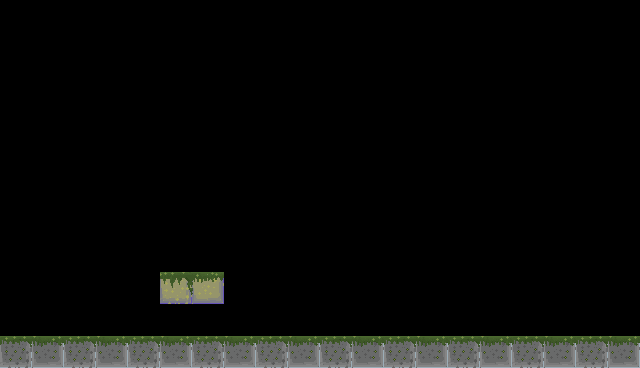

The image is a tile-based game level rendered from a .tmx file. Its description and complete source (layers, tilesets, objects, tile grids) follow:
An orthogonal 40x23 tile map with 16x16 px tiles, 2 tile layers (ground, grass) and 2 objects.

<map version="1.5" tiledversion="1.7.2" orientation="orthogonal" renderorder="right-down" width="40" height="23" tilewidth="16" tileheight="16" infinite="0" nextlayerid="4" nextobjectid="6">
 <editorsettings>
  <export target="1.lua" format="lua" />
 </editorsettings>
 <tileset firstgid="1" name="TilesSet" tilewidth="16" tileheight="16" tilecount="96" columns="24">
  <image source="../assets/TilesSet.png" width="384" height="64" />
 </tileset>
 <layer id="1" name="ground" width="40" height="23">
  <data encoding="csv">
0,0,0,0,0,0,0,0,0,0,0,0,0,0,0,0,0,0,0,0,0,0,0,0,0,0,0,0,0,0,0,0,0,0,0,0,0,0,0,0,
0,0,0,0,0,0,0,0,0,0,0,0,0,0,0,0,0,0,0,0,0,0,0,0,0,0,0,0,0,0,0,0,0,0,0,0,0,0,0,0,
0,0,0,0,0,0,0,0,0,0,0,0,0,0,0,0,0,0,0,0,0,0,0,0,0,0,0,0,0,0,0,0,0,0,0,0,0,0,0,0,
0,0,0,0,0,0,0,0,0,0,0,0,0,0,0,0,0,0,0,0,0,0,0,0,0,0,0,0,0,0,0,0,0,0,0,0,0,0,0,0,
0,0,0,0,0,0,0,0,0,0,0,0,0,0,0,0,0,0,0,0,0,0,0,0,0,0,0,0,0,0,0,0,0,0,0,0,0,0,0,0,
0,0,0,0,0,0,0,0,0,0,0,0,0,0,0,0,0,0,0,0,0,0,0,0,0,0,0,0,0,0,0,0,0,0,0,0,0,0,0,0,
0,0,0,0,0,0,0,0,0,0,0,0,0,0,0,0,0,0,0,0,0,0,0,0,0,0,0,0,0,0,0,0,0,0,0,0,0,0,0,0,
0,0,0,0,0,0,0,0,0,0,0,0,0,0,0,0,0,0,0,0,0,0,0,0,0,0,0,0,0,0,0,0,0,0,0,0,0,0,0,0,
0,0,0,0,0,0,0,0,0,0,0,0,0,0,0,0,0,0,0,0,0,0,0,0,0,0,0,0,0,0,0,0,0,0,0,0,0,0,0,0,
0,0,0,0,0,0,0,0,0,0,0,0,0,0,0,0,0,0,0,0,0,0,0,0,0,0,0,0,0,0,0,0,0,0,0,0,0,0,0,0,
0,0,0,0,0,0,0,0,0,0,0,0,0,0,0,0,0,0,0,0,0,0,0,0,0,0,0,0,0,0,0,0,0,0,0,0,0,0,0,0,
0,0,0,0,0,0,0,0,0,0,0,0,0,0,0,0,0,0,0,0,0,0,0,0,0,0,0,0,0,0,0,0,0,0,0,0,0,0,0,0,
0,0,0,0,0,0,0,0,0,0,0,0,0,0,0,0,0,0,0,0,0,0,0,0,0,0,0,0,0,0,0,0,0,0,0,0,0,0,0,0,
0,0,0,0,0,0,0,0,0,0,0,0,0,0,0,0,0,0,0,0,0,0,0,0,0,0,0,0,0,0,0,0,0,0,0,0,0,0,0,0,
0,0,0,0,0,0,0,0,0,0,0,0,0,0,0,0,0,0,0,0,0,0,0,0,0,0,0,0,0,0,0,0,0,0,0,0,0,0,0,0,
0,0,0,0,0,0,0,0,0,0,0,0,0,0,0,0,0,0,0,0,0,0,0,0,0,0,0,0,0,0,0,0,0,0,0,0,0,0,0,0,
0,0,0,0,0,0,0,0,0,0,0,0,0,0,0,0,0,0,0,0,0,0,0,0,0,0,0,0,0,0,0,0,0,0,0,0,0,0,0,0,
0,0,0,0,0,0,0,0,0,0,57,58,59,60,0,0,0,0,0,0,0,0,0,0,0,0,0,0,0,0,0,0,0,0,0,0,0,0,0,0,
0,0,0,0,0,0,0,0,0,0,81,82,83,84,0,0,0,0,0,0,0,0,0,0,0,0,0,0,0,0,0,0,0,0,0,0,0,0,0,0,
0,0,0,0,0,0,0,0,0,0,0,0,0,0,0,0,0,0,0,0,0,0,0,0,0,0,0,0,0,0,0,0,0,0,0,0,0,0,0,0,
0,0,0,0,0,0,0,0,0,0,0,0,0,0,0,0,0,0,0,0,0,0,0,0,0,0,0,0,0,0,0,0,0,0,0,0,0,0,0,0,
61,62,63,64,65,66,67,68,61,62,63,64,65,66,67,68,61,62,63,64,65,66,67,68,61,62,63,64,65,66,67,68,61,62,63,64,65,66,67,68,
85,86,87,88,89,90,91,92,85,86,87,88,89,90,91,92,85,86,87,88,89,90,91,92,85,86,87,88,89,90,91,92,85,86,87,88,89,90,91,92
</data>
 </layer>
 <layer id="2" name="grass" width="40" height="23">
  <data encoding="csv">
0,0,0,0,0,0,0,0,0,0,0,0,0,0,0,0,0,0,0,0,0,0,0,0,0,0,0,0,0,0,0,0,0,0,0,0,0,0,0,0,
0,0,0,0,0,0,0,0,0,0,0,0,0,0,0,0,0,0,0,0,0,0,0,0,0,0,0,0,0,0,0,0,0,0,0,0,0,0,0,0,
0,0,0,0,0,0,0,0,0,0,0,0,0,0,0,0,0,0,0,0,0,0,0,0,0,0,0,0,0,0,0,0,0,0,0,0,0,0,0,0,
0,0,0,0,0,0,0,0,0,0,0,0,0,0,0,0,0,0,0,0,0,0,0,0,0,0,0,0,0,0,0,0,0,0,0,0,0,0,0,0,
0,0,0,0,0,0,0,0,0,0,0,0,0,0,0,0,0,0,0,0,0,0,0,0,0,0,0,0,0,0,0,0,0,0,0,0,0,0,0,0,
0,0,0,0,0,0,0,0,0,0,0,0,0,0,0,0,0,0,0,0,0,0,0,0,0,0,0,0,0,0,0,0,0,0,0,0,0,0,0,0,
0,0,0,0,0,0,0,0,0,0,0,0,0,0,0,0,0,0,0,0,0,0,0,0,0,0,0,0,0,0,0,0,0,0,0,0,0,0,0,0,
0,0,0,0,0,0,0,0,0,0,0,0,0,0,0,0,0,0,0,0,0,0,0,0,0,0,0,0,0,0,0,0,0,0,0,0,0,0,0,0,
0,0,0,0,0,0,0,0,0,0,0,0,0,0,0,0,0,0,0,0,0,0,0,0,0,0,0,0,0,0,0,0,0,0,0,0,0,0,0,0,
0,0,0,0,0,0,0,0,0,0,0,0,0,0,0,0,0,0,0,0,0,0,0,0,0,0,0,0,0,0,0,0,0,0,0,0,0,0,0,0,
0,0,0,0,0,0,0,0,0,0,0,0,0,0,0,0,0,0,0,0,0,0,0,0,0,0,0,0,0,0,0,0,0,0,0,0,0,0,0,0,
0,0,0,0,0,0,0,0,0,0,0,0,0,0,0,0,0,0,0,0,0,0,0,0,0,0,0,0,0,0,0,0,0,0,0,0,0,0,0,0,
0,0,0,0,0,0,0,0,0,0,0,0,0,0,0,0,0,0,0,0,0,0,0,0,0,0,0,0,0,0,0,0,0,0,0,0,0,0,0,0,
0,0,0,0,0,0,0,0,0,0,0,0,0,0,0,0,0,0,0,0,0,0,0,0,0,0,0,0,0,0,0,0,0,0,0,0,0,0,0,0,
0,0,0,0,0,0,0,0,0,0,0,0,0,0,0,0,0,0,0,0,0,0,0,0,0,0,0,0,0,0,0,0,0,0,0,0,0,0,0,0,
0,0,0,0,0,0,0,0,0,0,0,0,0,0,0,0,0,0,0,0,0,0,0,0,0,0,0,0,0,0,0,0,0,0,0,0,0,0,0,0,
0,0,0,0,0,0,0,0,0,0,0,0,0,0,0,0,0,0,0,0,0,0,0,0,0,0,0,0,0,0,0,0,0,0,0,0,0,0,0,0,
0,0,0,0,0,0,0,0,0,0,24,22,23,21,0,0,0,0,0,0,0,0,0,0,0,0,0,0,0,0,0,0,0,0,0,0,0,0,0,0,
0,0,0,0,0,0,0,0,0,0,48,46,47,45,0,0,0,0,0,0,0,0,0,0,0,0,0,0,0,0,0,0,0,0,0,0,0,0,0,0,
0,0,0,0,0,0,0,0,0,0,0,0,0,0,0,0,0,0,0,0,0,0,0,0,0,0,0,0,0,0,0,0,0,0,0,0,0,0,0,0,
0,0,0,0,0,0,0,0,0,0,0,0,0,0,0,0,0,0,0,0,0,0,0,0,0,0,0,0,0,0,0,0,0,0,0,0,0,0,0,0,
69,70,71,72,69,70,71,72,69,70,71,72,69,70,71,72,69,70,71,72,69,70,71,72,69,70,71,72,69,70,71,72,69,70,71,72,69,70,71,72,
93,94,95,96,93,94,95,96,93,94,95,96,93,94,95,96,93,94,95,96,93,94,95,96,93,94,95,96,93,94,95,96,93,94,95,96,93,94,95,96
</data>
 </layer>
 <objectgroup color="#ff0000" id="3" name="solid">
  <object id="4" x="159.909" y="271.818" width="64.1818" height="32.0909">
   <properties>
    <property name="Colidable" type="bool" value="true" />
   </properties>
  </object>
  <object id="5" x="-5.42423" y="336.621" width="647.515" height="32.0909">
   <properties>
    <property name="Colidable" type="bool" value="true" />
   </properties>
  </object>
 </objectgroup>
</map>
